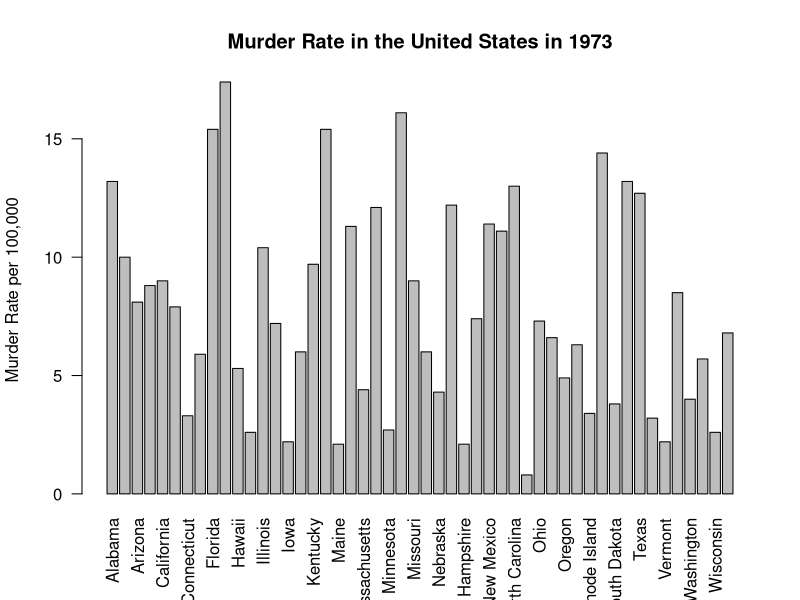
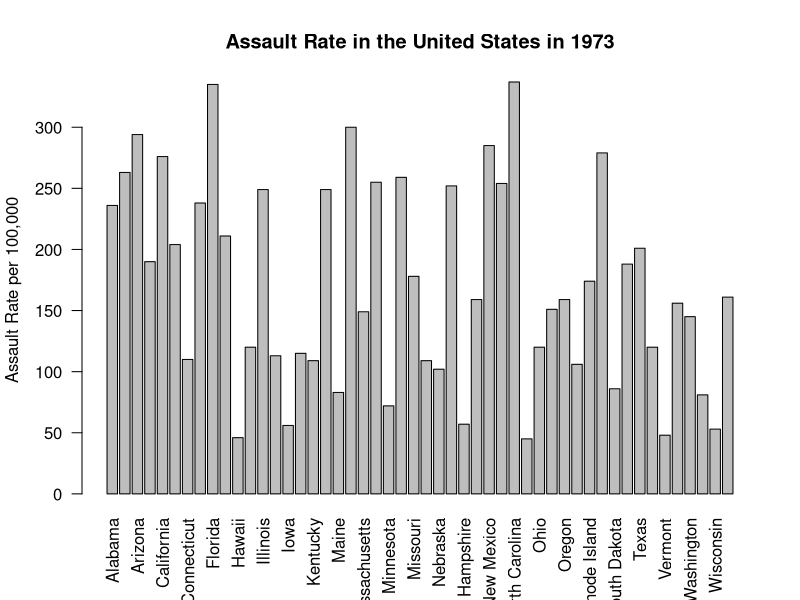
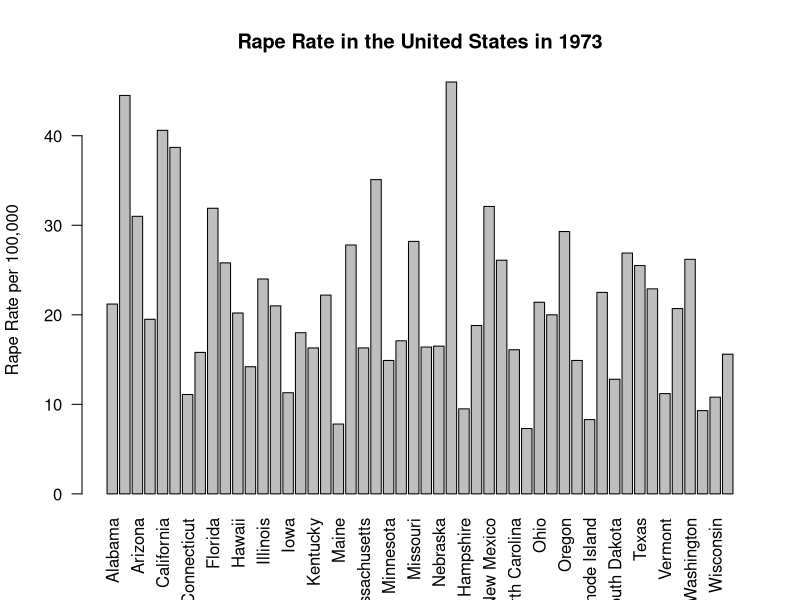

The R source for these figures, in order:
## ---- chunk 1
state.names = row.names(USArrests)
barplot(USArrests$Murder, names.arg = state.names, las = 2, ylab = "Murder Rate per 100,000", 
    main = "Murder Rate in the United States in 1973")
## ---- chunk 2
state.names = row.names(USArrests)
barplot(USArrests$Assault, names.arg = state.names, las = 2, ylab = "Assault Rate per 100,000", 
    main = "Assault Rate in the United States in 1973")
## ---- chunk 3
state.names = row.names(USArrests)
barplot(USArrests$Rape, names.arg = state.names, las = 2, ylab = "Rape Rate per 100,000", 
    main = "Rape Rate in the United States in 1973")
